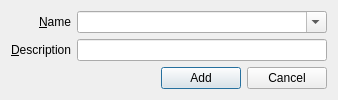
<?xml version="1.0" encoding="UTF-8"?>
<ui version="4.0">
 <class>AddPythonScriptDialog</class>
 <widget class="QDialog" name="AddPythonScriptDialog">
  <property name="geometry">
   <rect>
    <x>0</x>
    <y>0</y>
    <width>338</width>
    <height>97</height>
   </rect>
  </property>
  <property name="maximumSize">
   <size>
    <width>16777215</width>
    <height>97</height>
   </size>
  </property>
  <property name="windowTitle">
   <string>Add Python Script</string>
  </property>
  <layout class="QVBoxLayout" name="verticalLayout">
   <item>
    <layout class="QGridLayout" name="gridLayout">
     <item row="0" column="0">
      <widget class="QLabel" name="label">
       <property name="text">
        <string>&amp;Name</string>
       </property>
       <property name="alignment">
        <set>Qt::AlignRight|Qt::AlignTrailing|Qt::AlignVCenter</set>
       </property>
       <property name="buddy">
        <cstring>nameComboBox</cstring>
       </property>
      </widget>
     </item>
     <item row="1" column="0">
      <widget class="QLabel" name="label_2">
       <property name="text">
        <string>&amp;Description</string>
       </property>
       <property name="alignment">
        <set>Qt::AlignRight|Qt::AlignTrailing|Qt::AlignVCenter</set>
       </property>
       <property name="buddy">
        <cstring>descriptionLineEdit</cstring>
       </property>
      </widget>
     </item>
     <item row="1" column="1">
      <widget class="QLineEdit" name="descriptionLineEdit"/>
     </item>
     <item row="0" column="1">
      <widget class="QComboBox" name="nameComboBox">
       <property name="editable">
        <bool>true</bool>
       </property>
      </widget>
     </item>
    </layout>
   </item>
   <item>
    <layout class="QHBoxLayout" name="horizontalLayout">
     <item>
      <spacer name="horizontalSpacer">
       <property name="orientation">
        <enum>Qt::Horizontal</enum>
       </property>
       <property name="sizeHint" stdset="0">
        <size>
         <width>40</width>
         <height>20</height>
        </size>
       </property>
      </spacer>
     </item>
     <item>
      <widget class="QPushButton" name="pushButton">
       <property name="text">
        <string>Add</string>
       </property>
       <property name="default">
        <bool>true</bool>
       </property>
      </widget>
     </item>
     <item>
      <widget class="QPushButton" name="pushButton_2">
       <property name="text">
        <string>Cancel</string>
       </property>
      </widget>
     </item>
    </layout>
   </item>
  </layout>
 </widget>
 <tabstops>
  <tabstop>nameComboBox</tabstop>
  <tabstop>descriptionLineEdit</tabstop>
  <tabstop>pushButton</tabstop>
  <tabstop>pushButton_2</tabstop>
 </tabstops>
 <resources/>
 <connections>
  <connection>
   <sender>pushButton</sender>
   <signal>clicked()</signal>
   <receiver>AddPythonScriptDialog</receiver>
   <slot>accept()</slot>
   <hints>
    <hint type="sourcelabel">
     <x>197</x>
     <y>70</y>
    </hint>
    <hint type="destinationlabel">
     <x>105</x>
     <y>90</y>
    </hint>
   </hints>
  </connection>
  <connection>
   <sender>pushButton_2</sender>
   <signal>clicked()</signal>
   <receiver>AddPythonScriptDialog</receiver>
   <slot>reject()</slot>
   <hints>
    <hint type="sourcelabel">
     <x>297</x>
     <y>74</y>
    </hint>
    <hint type="destinationlabel">
     <x>279</x>
     <y>94</y>
    </hint>
   </hints>
  </connection>
 </connections>
</ui>
